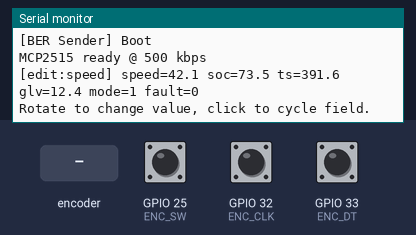
Bench run of a sketch on a simulated ESP32. Parts: the last lines printed to the serial monitor. The inputs (shaded band) are chosen by the test bench; at power-on: GPIO 25 (ENC_SW) HIGH, GPIO 32 (ENC_CLK) HIGH, GPIO 33 (ENC_DT) HIGH.

Above: at 1.4 s.
1.5 s: GPIO 25 (ENC_SW) pulled LOW for 0.15 s
At 2.7 s:
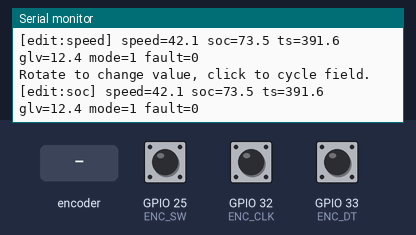
3.1 s: GPIO 25 (ENC_SW) pulled LOW for 1 s
At 4.0 s:
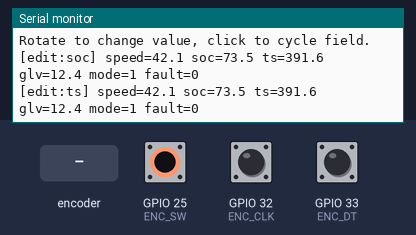
5.6 s: GPIO 25 (ENC_SW) pulled LOW for 0.15 s
At 6.8 s:
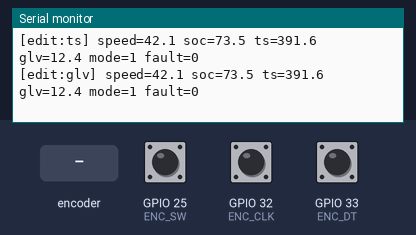
7.2 s: GPIO 25 (ENC_SW) pulled LOW for 1 s
At 8.3 s:
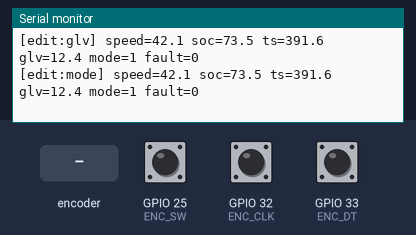
9.7 s: GPIO 25 (ENC_SW) pulled LOW for 3.2 s
At 10.2 s:
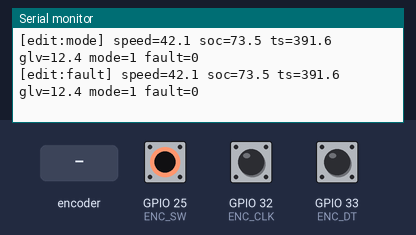
14.4 s: rotary encoder on GPIO 32 (ENC_CLK) / GPIO 33 (ENC_DT) turned 1 step (first pin leading)
At 14.9 s:
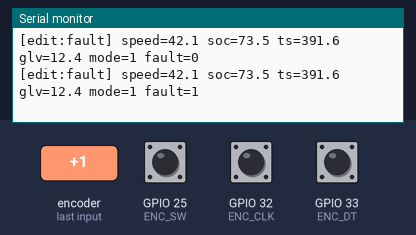

Measured:
- after the input at 1.5 s, the serial monitor: prints a new line at once (image 1)
- after the input at 3.1 s, the serial monitor: prints a new line at once (image 2)
- after the input at 5.6 s, the serial monitor: prints a new line at once (image 3)
- after the input at 7.2 s, the serial monitor: prints a new line at once (image 4)
- after the input at 9.7 s, the serial monitor: prints a new line at once (image 5)
- after the input at 14.4 s, the serial monitor: prints a new line at once (image 6)

The sketch:

Dash_Sender_Step4.ino
```cpp
/*
 * ============================================================
 *  BER — Step 4 SENDER
 *  ESP32 + MCP2515 (HSPI) + KY-040 rotary encoder
 *
 *  Encoder click  -> cycle through fields to edit
 *  Encoder rotate -> adjust selected field
 *  CAN out         -> 500 kbps, IDs 0x100..0x105
 *
 *  Wiring (matches Step 3 diagram):
 *    MCP2515 SCK  -> GPIO 14
 *    MCP2515 SI   -> GPIO 13
 *    MCP2515 SO   -> GPIO 12
 *    MCP2515 CS   -> GPIO 15
 *    MCP2515 INT  -> GPIO  4
 *    MCP2515 VCC  -> 5V
 *    MCP2515 GND  -> GND
 *
 *    KY-040 CLK   -> GPIO 32
 *    KY-040 DT    -> GPIO 33
 *    KY-040 SW    -> GPIO 25
 *    KY-040 +     -> 3.3V
 *    KY-040 GND   -> GND
 * ============================================================
 */

#include <SPI.h>
#include <mcp_can.h>

// ── MCP2515 pins (HSPI) ──────────────────────────────────────
#define CAN_CS     15
#define CAN_INT     4
#define HSPI_SCK   14
#define HSPI_MISO  12
#define HSPI_MOSI  13

// We need a dedicated HSPI bus instance so we don't fight VSPI later.
SPIClass hspi(HSPI);
MCP_CAN  CAN(&hspi, CAN_CS);

// ── Encoder pins ─────────────────────────────────────────────
#define ENC_CLK  32
#define ENC_DT   33
#define ENC_SW   25

// ── CAN IDs ──────────────────────────────────────────────────
#define ID_SPEED   0x100
#define ID_SOC     0x101
#define ID_TS      0x102
#define ID_GLV     0x103
#define ID_MODE    0x104
#define ID_FAULT   0x105

// ── Local dash state (same struct as the receiver) ───────────
struct DashData {
  float   speed_mph;
  float   soc_pct;
  float   ts_voltage;
  float   glv_voltage;
  uint8_t driver_mode;
  bool    fault;
};

DashData dash = { 42.1f, 73.5f, 391.6f, 12.4f, 1, false };

// Which field the encoder currently edits
enum Field { F_SPEED, F_SOC, F_TS, F_GLV, F_MODE, F_FAULT, F_COUNT };
Field selected = F_SPEED;

const char* FIELD_NAMES[] = { "speed", "soc", "ts", "glv", "mode", "fault" };
#define NUM_MODES 6

// ── Encoder state ────────────────────────────────────────────
volatile int  encDelta    = 0;       // accumulated steps since last loop
volatile bool encPressed  = false;
volatile uint32_t lastBtnMs = 0;
int lastClk = HIGH;

void IRAM_ATTR onEncoderEdge() {
  int clk = digitalRead(ENC_CLK);
  int dt  = digitalRead(ENC_DT);
  // Trigger only on falling edge of CLK — 1 detent = 1 count
  if (clk == LOW && lastClk == HIGH) {
    encDelta += (dt == HIGH) ? +1 : -1;
  }
  lastClk = clk;
}

void IRAM_ATTR onButtonEdge() {
  uint32_t now = millis();
  if (now - lastBtnMs > 200) {  // debounce
    encPressed = true;
    lastBtnMs  = now;
  }
}

// ── CAN send helpers ─────────────────────────────────────────
void sendUint16(uint32_t id, uint16_t v) {
  uint8_t buf[2] = { (uint8_t)(v & 0xFF), (uint8_t)(v >> 8) };  // little-endian
  CAN.sendMsgBuf(id, 0, 2, buf);
}

void sendUint8(uint32_t id, uint8_t v) {
  uint8_t buf[1] = { v };
  CAN.sendMsgBuf(id, 0, 1, buf);
}

void txAll() {
  sendUint16(ID_SPEED, (uint16_t)(dash.speed_mph   * 10.0f));
  sendUint16(ID_SOC,   (uint16_t)(dash.soc_pct     * 10.0f));
  sendUint16(ID_TS,    (uint16_t)(dash.ts_voltage  * 10.0f));
  sendUint16(ID_GLV,   (uint16_t)(dash.glv_voltage * 10.0f));
  sendUint8 (ID_MODE,  dash.driver_mode);
  sendUint8 (ID_FAULT, dash.fault ? 1 : 0);
}

// ── Apply encoder delta to the selected field ─────────────────
void applyDelta(int d) {
  if (d == 0) return;
  switch (selected) {
    case F_SPEED: dash.speed_mph   = constrain(dash.speed_mph   + d * 1.0f, 0.0f, 200.0f); break;
    case F_SOC:   dash.soc_pct     = constrain(dash.soc_pct     + d * 1.0f, 0.0f, 100.0f); break;
    case F_TS:    dash.ts_voltage  = constrain(dash.ts_voltage  + d * 5.0f, 0.0f, 600.0f); break;
    case F_GLV:   dash.glv_voltage = constrain(dash.glv_voltage + d * 0.1f, 0.0f,  20.0f); break;
    case F_MODE:  {
                    int m = (int)dash.driver_mode + d;
                    while (m < 0) m += NUM_MODES;
                    dash.driver_mode = (uint8_t)(m % NUM_MODES);
                  } break;
    case F_FAULT: dash.fault = !dash.fault; break;
    default: break;
  }
}

void printStatus() {
  Serial.print("[edit:");
  Serial.print(FIELD_NAMES[selected]);
  Serial.print("] speed=");  Serial.print(dash.speed_mph, 1);
  Serial.print(" soc=");     Serial.print(dash.soc_pct, 1);
  Serial.print(" ts=");      Serial.print(dash.ts_voltage, 1);
  Serial.print(" glv=");     Serial.print(dash.glv_voltage, 1);
  Serial.print(" mode=");    Serial.print(dash.driver_mode);
  Serial.print(" fault=");   Serial.println(dash.fault ? 1 : 0);
}

// ─────────────────────────────────────────────────────────────
void setup() {
  Serial.begin(115200);
  delay(200);
  Serial.println("[BER Sender] Boot");

  // Encoder pins
  pinMode(ENC_CLK, INPUT_PULLUP);
  pinMode(ENC_DT,  INPUT_PULLUP);
  pinMode(ENC_SW,  INPUT_PULLUP);
  lastClk = digitalRead(ENC_CLK);
  attachInterrupt(digitalPinToInterrupt(ENC_CLK), onEncoderEdge, CHANGE);
  attachInterrupt(digitalPinToInterrupt(ENC_SW),  onButtonEdge,  FALLING);

  // HSPI bus for CAN
  hspi.begin(HSPI_SCK, HSPI_MISO, HSPI_MOSI, CAN_CS);
  pinMode(CAN_INT, INPUT);

  // 500 kbps @ 8 MHz crystal — note MCP_8MHZ, NOT MCP_16MHZ
  while (CAN.begin(MCP_ANY, CAN_500KBPS, MCP_8MHZ) != CAN_OK) {
    Serial.println("MCP2515 init failed, retrying...");
    delay(500);
  }
  CAN.setMode(MCP_NORMAL);
  Serial.println("MCP2515 ready @ 500 kbps");

  printStatus();
  Serial.println("Rotate to change value, click to cycle field.");
}

void loop() {
  // Capture encoder activity atomically
  noInterrupts();
  int  d  = encDelta;       encDelta   = 0;
  bool bp = encPressed;     encPressed = false;
  interrupts();

  bool changed = false;

  if (bp) {
    selected = (Field)((selected + 1) % F_COUNT);
    changed = true;
  }

  if (d != 0) {
    applyDelta(d);
    changed = true;
  }

  // Send everything any time something changed (cheap on a quiet bus)
  static uint32_t lastTx = 0;
  uint32_t now = millis();
  if (changed || (now - lastTx > 200)) {  // also heartbeat at 5 Hz
    txAll();
    lastTx = now;
    if (changed) printStatus();
  }

  delay(5);
}
```
